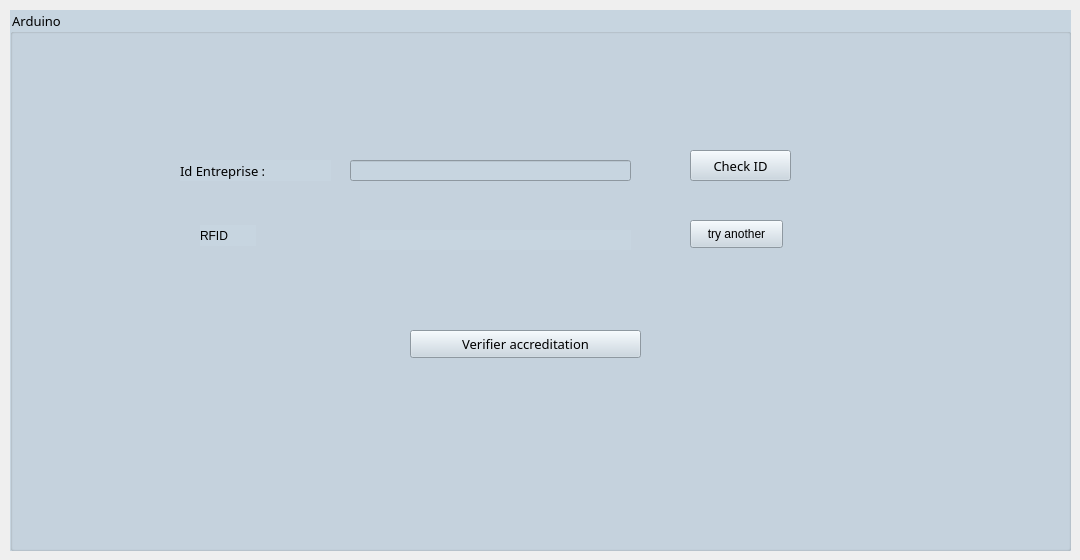
    <widget class="QWidget" name="tab_6">
     <attribute name="title">
      <string>Arduino</string>
     </attribute>
     <widget class="QGroupBox" name="groupBox_5">
      <property name="geometry">
       <rect>
        <x>10</x>
        <y>10</y>
        <width>1061</width>
        <height>541</height>
       </rect>
      </property>
      <property name="font">
       <font>
        <family>Arial Rounded MT Bold</family>
        <pointsize>10</pointsize>
       </font>
      </property>
      <property name="styleSheet">
       <string notr="true">background-color: rgb(199, 213, 224);</string>
      </property>
      <property name="title">
       <string>Arduino</string>
      </property>
      <widget class="QLabel" name="label_18">
       <property name="geometry">
        <rect>
         <x>170</x>
         <y>150</y>
         <width>151</width>
         <height>21</height>
        </rect>
       </property>
       <property name="font">
        <font>
         <family>Arial Rounded MT Bold</family>
         <pointsize>10</pointsize>
        </font>
       </property>
       <property name="text">
        <string>Id Entreprise :</string>
       </property>
      </widget>
      <widget class="QLineEdit" name="id_Entreprise_3">
       <property name="geometry">
        <rect>
         <x>340</x>
         <y>150</y>
         <width>281</width>
         <height>21</height>
        </rect>
       </property>
      </widget>
      <widget class="QPushButton" name="B_CheckID_2">
       <property name="geometry">
        <rect>
         <x>680</x>
         <y>140</y>
         <width>101</width>
         <height>31</height>
        </rect>
       </property>
       <property name="font">
        <font>
         <family>Arial Rounded MT Bold</family>
         <pointsize>10</pointsize>
        </font>
       </property>
       <property name="text">
        <string>Check ID</string>
       </property>
      </widget>
      <widget class="QPushButton" name="B_arduino">
       <property name="geometry">
        <rect>
         <x>400</x>
         <y>320</y>
         <width>231</width>
         <height>28</height>
        </rect>
       </property>
       <property name="font">
        <font>
         <family>Arial Rounded MT Bold</family>
         <pointsize>10</pointsize>
        </font>
       </property>
       <property name="text">
        <string>Verifier accreditation</string>
       </property>
      </widget>
      <widget class="QPushButton" name="pushButton_2">
       <property name="geometry">
        <rect>
         <x>680</x>
         <y>210</y>
         <width>93</width>
         <height>28</height>
        </rect>
       </property>
       <property name="text">
        <string>try another</string>
       </property>
      </widget>
      <widget class="QLabel" name="label_19">
       <property name="geometry">
        <rect>
         <x>190</x>
         <y>215</y>
         <width>56</width>
         <height>21</height>
        </rect>
       </property>
       <property name="text">
        <string>RFID</string>
       </property>
      </widget>
      <widget class="QLabel" name="etat">
       <property name="geometry">
        <rect>
         <x>350</x>
         <y>220</y>
         <width>271</width>
         <height>20</height>
        </rect>
       </property>
       <property name="text">
        <string/>
       </property>
      </widget>
     </widget>
    </widget>
